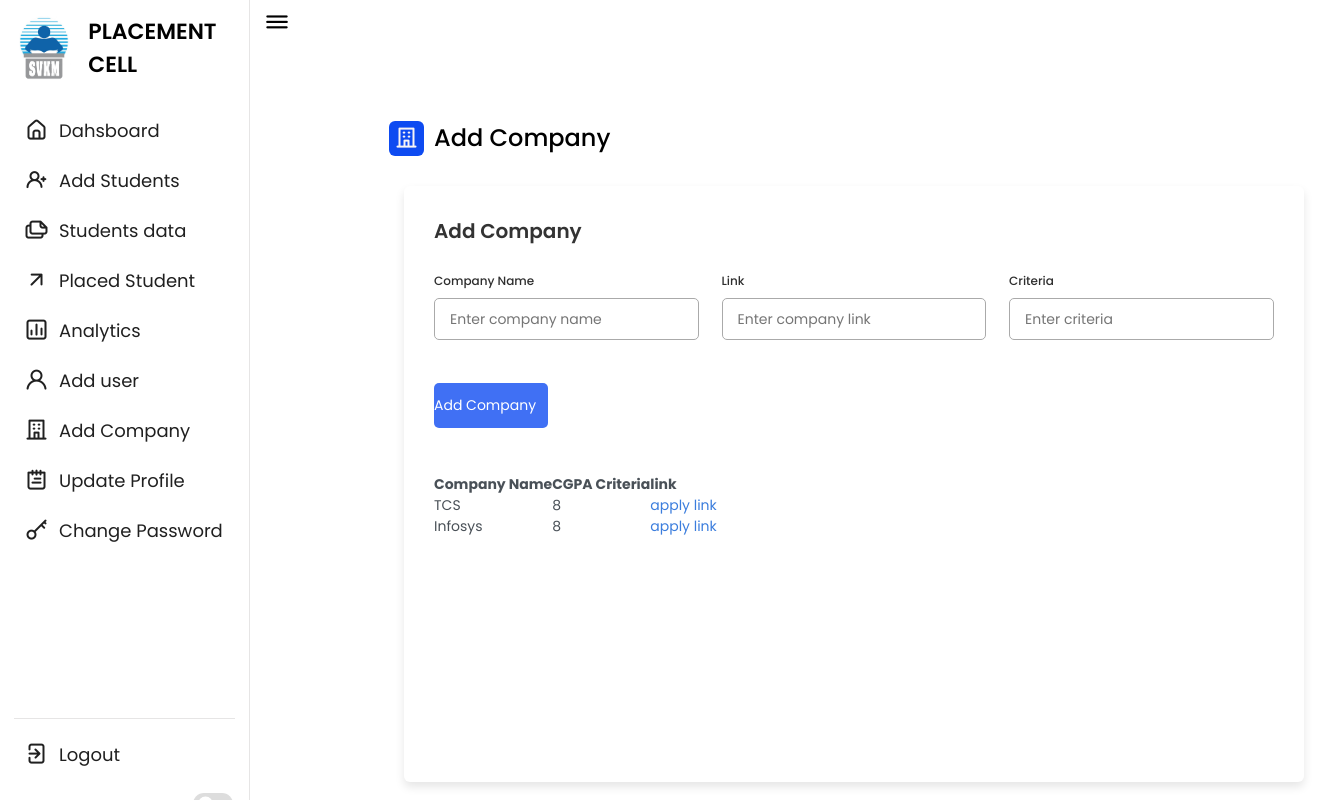
The app's page /add_company.php (signed in), older data.
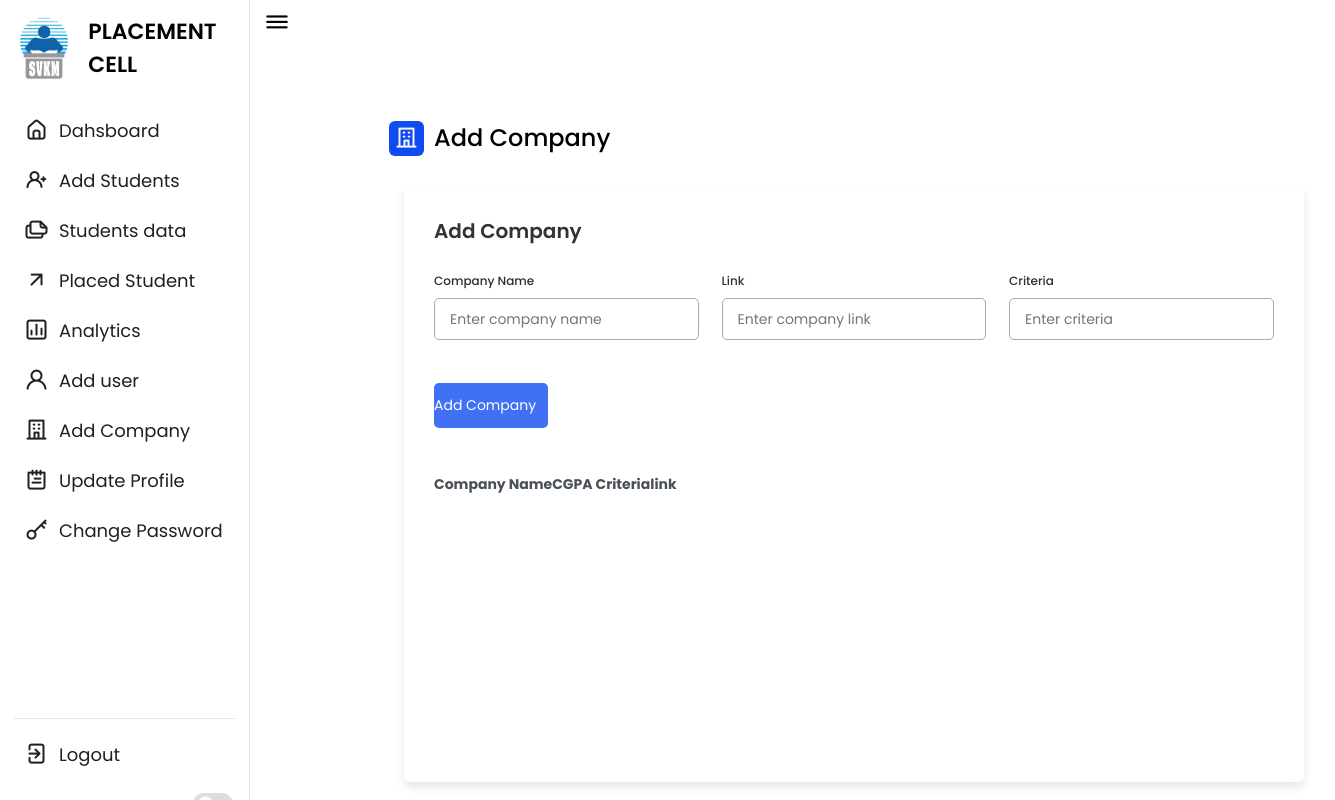
The same page, newer data.
### tables this page shows
CREATE TABLE `company` (
  `company_name` varchar(30) NOT NULL,
  `cgpa_criteria` int(11) NOT NULL,
  `link` varchar(255) NOT NULL
);

### add_company.php (the view, shortened to what the changed rows need)
<!DOCTYPE html>
<html lang="en">
<head>
          <link rel="stylesheet" type="text/css" href="css/lib.2.css">
          <link rel="stylesheet" type="text/css" href="css/light.css">
          <link rel="stylesheet" type="text/css" href="css/bootstrap5.css">
          <link rel="stylesheet" href="css/style.css">
     <link rel="stylesheet" href="https://unicons.iconscout.com/release/v4.0.0/css/line.css">
    <link rel="stylesheet" href="css/add_style.css">
     <link rel="stylesheet" href="https://unicons.iconscout.com/release/v4.0.0/css/line.css">
        </head>
        <body data-theme="light" data-layout="fluid">
        <?php
            include 'partials/_dbconnect.php';
            $uname = $_SESSION['username'];
            $sql = "SELECT `role` FROM `users` WHERE username= '$uname' ";
            $result = mysqli_query($conn , $sql);
            $num = mysqli_num_rows($result);
            $admin_or_faculty = $num;
            ?>
    <?php
if($admin_or_faculty>0) {
?>
        <div class="dashboard">
        <div class='dash-content'>
        <div class='overview'>
    <br>
    <table id="myTable">
            <thead>
              <tr>
                <th>Company Name</th>
                <th>CGPA Criteria</th>
                <th>link</th>
              </tr>
            </thead>
            <tbody>
            <?php
             include 'partials/_dbconnect.php';
            $sql = "SELECT * FROM `company`";
            $result = mysqli_query($conn , $sql);
            $num = mysqli_num_rows($result);
                $i = 0;
            if($num>0){
                while ($i<$num) {
                $row = mysqli_fetch_assoc($result);
          echo "<tr>
                <td>".$row['company_name']."</td>
            <td>".$row['cgpa_criteria']."</td>
            <td>  <a href='".$row['link']."'> apply link </a>  </td>" ;
                $i++;
                }
            }
        }
              ?>
            </tbody>
          </table>
</div>
<link rel="stylesheet" href="//cdn.datatables.net/1.12.1/css/jquery.dataTables.min.css">
</body>
</html>

Row changes from the older to the newer data that the page shows:
removed company: company_name "TCS", cgpa_criteria "8"
removed company: company_name "Infosys", cgpa_criteria "8"
